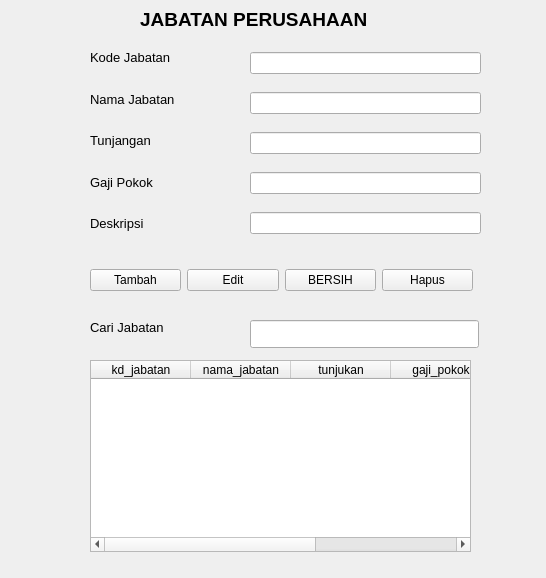
<?xml version="1.0" encoding="UTF-8"?>
<ui version="4.0">
 <class>FormJabatan</class>
 <widget class="QWidget" name="FormJabatan">
  <property name="geometry">
   <rect>
    <x>0</x>
    <y>0</y>
    <width>546</width>
    <height>578</height>
   </rect>
  </property>
  <property name="windowTitle">
   <string>Form</string>
  </property>
  <widget class="QWidget" name="verticalLayoutWidget">
   <property name="geometry">
    <rect>
     <x>250</x>
     <y>40</y>
     <width>231</width>
     <height>211</height>
    </rect>
   </property>
   <layout class="QVBoxLayout" name="verticalLayout">
    <item>
     <widget class="QLineEdit" name="kd_jabatan"/>
    </item>
    <item>
     <widget class="QLineEdit" name="nama_jabatan"/>
    </item>
    <item>
     <widget class="QLineEdit" name="tunjangan"/>
    </item>
    <item>
     <widget class="QLineEdit" name="gaji_pokok"/>
    </item>
    <item>
     <widget class="QLineEdit" name="deskripsi"/>
    </item>
   </layout>
  </widget>
  <widget class="QWidget" name="horizontalLayoutWidget">
   <property name="geometry">
    <rect>
     <x>90</x>
     <y>240</y>
     <width>383</width>
     <height>80</height>
    </rect>
   </property>
   <layout class="QHBoxLayout" name="horizontalLayout">
    <item>
     <widget class="QPushButton" name="btnTambah">
      <property name="text">
       <string>Tambah</string>
      </property>
     </widget>
    </item>
    <item>
     <widget class="QPushButton" name="btnEdit">
      <property name="text">
       <string>Edit</string>
      </property>
     </widget>
    </item>
    <item>
     <widget class="QPushButton" name="btnBersih">
      <property name="text">
       <string>BERSIH</string>
      </property>
     </widget>
    </item>
    <item>
     <widget class="QPushButton" name="btnHapus">
      <property name="text">
       <string>Hapus</string>
      </property>
     </widget>
    </item>
   </layout>
  </widget>
  <widget class="QWidget" name="verticalLayoutWidget_2">
   <property name="geometry">
    <rect>
     <x>90</x>
     <y>40</y>
     <width>160</width>
     <height>201</height>
    </rect>
   </property>
   <layout class="QVBoxLayout" name="verticalLayout_2">
    <item>
     <widget class="QLabel" name="label_2">
      <property name="font">
       <font>
        <family>Tahoma</family>
        <pointsize>10</pointsize>
       </font>
      </property>
      <property name="text">
       <string>Kode Jabatan</string>
      </property>
     </widget>
    </item>
    <item>
     <widget class="QLabel" name="label_3">
      <property name="font">
       <font>
        <family>Tahoma</family>
        <pointsize>10</pointsize>
       </font>
      </property>
      <property name="text">
       <string>Nama Jabatan</string>
      </property>
     </widget>
    </item>
    <item>
     <widget class="QLabel" name="label_4">
      <property name="font">
       <font>
        <family>Tahoma</family>
        <pointsize>10</pointsize>
       </font>
      </property>
      <property name="text">
       <string>Tunjangan</string>
      </property>
     </widget>
    </item>
    <item>
     <widget class="QLabel" name="label_6">
      <property name="font">
       <font>
        <family>Tahoma</family>
        <pointsize>10</pointsize>
       </font>
      </property>
      <property name="text">
       <string>Gaji Pokok</string>
      </property>
     </widget>
    </item>
    <item>
     <widget class="QLabel" name="label_7">
      <property name="font">
       <font>
        <family>Tahoma</family>
        <pointsize>10</pointsize>
       </font>
      </property>
      <property name="text">
       <string>Deskripsi</string>
      </property>
     </widget>
    </item>
   </layout>
  </widget>
  <widget class="QLabel" name="label_5">
   <property name="geometry">
    <rect>
     <x>140</x>
     <y>0</y>
     <width>291</width>
     <height>38</height>
    </rect>
   </property>
   <property name="font">
    <font>
     <family>Tahoma</family>
     <pointsize>14</pointsize>
     <bold>true</bold>
    </font>
   </property>
   <property name="text">
    <string>JABATAN PERUSAHAAN</string>
   </property>
  </widget>
  <widget class="QTableWidget" name="tableJabatan">
   <property name="geometry">
    <rect>
     <x>90</x>
     <y>360</y>
     <width>381</width>
     <height>192</height>
    </rect>
   </property>
   <column>
    <property name="text">
     <string>kd_jabatan</string>
    </property>
   </column>
   <column>
    <property name="text">
     <string>nama_jabatan</string>
    </property>
   </column>
   <column>
    <property name="text">
     <string>tunjukan</string>
    </property>
   </column>
   <column>
    <property name="text">
     <string>gaji_pokok</string>
    </property>
   </column>
   <column>
    <property name="text">
     <string>deskripsi</string>
    </property>
   </column>
  </widget>
  <widget class="QLineEdit" name="editcari">
   <property name="geometry">
    <rect>
     <x>250</x>
     <y>320</y>
     <width>229</width>
     <height>28</height>
    </rect>
   </property>
  </widget>
  <widget class="QLabel" name="label_8">
   <property name="geometry">
    <rect>
     <x>90</x>
     <y>310</y>
     <width>158</width>
     <height>34</height>
    </rect>
   </property>
   <property name="font">
    <font>
     <family>Tahoma</family>
     <pointsize>10</pointsize>
    </font>
   </property>
   <property name="text">
    <string>Cari Jabatan</string>
   </property>
  </widget>
 </widget>
 <resources/>
 <connections/>
</ui>
